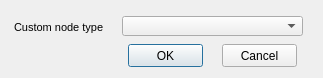
<?xml version="1.0" encoding="UTF-8"?>
<ui version="4.0">
 <class>Dialog</class>
 <widget class="QDialog" name="Dialog">
  <property name="geometry">
   <rect>
    <x>0</x>
    <y>0</y>
    <width>323</width>
    <height>78</height>
   </rect>
  </property>
  <property name="windowTitle">
   <string>Change node type</string>
  </property>
  <widget class="QPushButton" name="btn_accept">
   <property name="geometry">
    <rect>
     <x>128</x>
     <y>44</y>
     <width>75</width>
     <height>23</height>
    </rect>
   </property>
   <property name="text">
    <string>OK</string>
   </property>
  </widget>
  <widget class="QPushButton" name="btn_cancel">
   <property name="geometry">
    <rect>
     <x>222</x>
     <y>44</y>
     <width>75</width>
     <height>23</height>
    </rect>
   </property>
   <property name="text">
    <string>Cancel</string>
   </property>
  </widget>
  <widget class="QComboBox" name="custom_node_type">
   <property name="geometry">
    <rect>
     <x>122</x>
     <y>16</y>
     <width>181</width>
     <height>20</height>
    </rect>
   </property>
   <property name="frame">
    <bool>true</bool>
   </property>
  </widget>
  <widget class="QLabel" name="label_new_node_type">
   <property name="geometry">
    <rect>
     <x>14</x>
     <y>16</y>
     <width>141</width>
     <height>22</height>
    </rect>
   </property>
   <property name="font">
    <font>
     <pointsize>8</pointsize>
    </font>
   </property>
   <property name="frameShape">
    <enum>QFrame::NoFrame</enum>
   </property>
   <property name="frameShadow">
    <enum>QFrame::Raised</enum>
   </property>
   <property name="text">
    <string>Custom node type</string>
   </property>
   <property name="margin">
    <number>3</number>
   </property>
  </widget>
 </widget>
 <tabstops>
  <tabstop>custom_node_type</tabstop>
  <tabstop>btn_accept</tabstop>
  <tabstop>btn_cancel</tabstop>
 </tabstops>
 <resources/>
 <connections/>
</ui>
